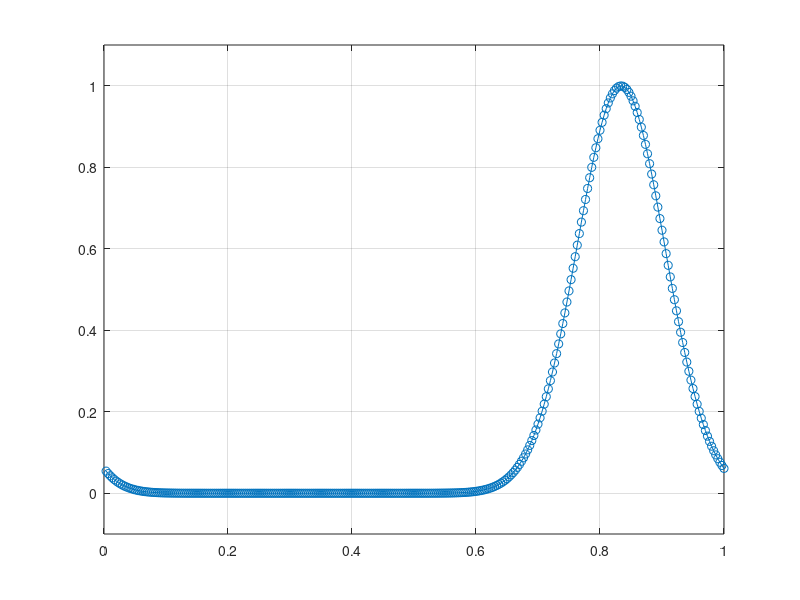
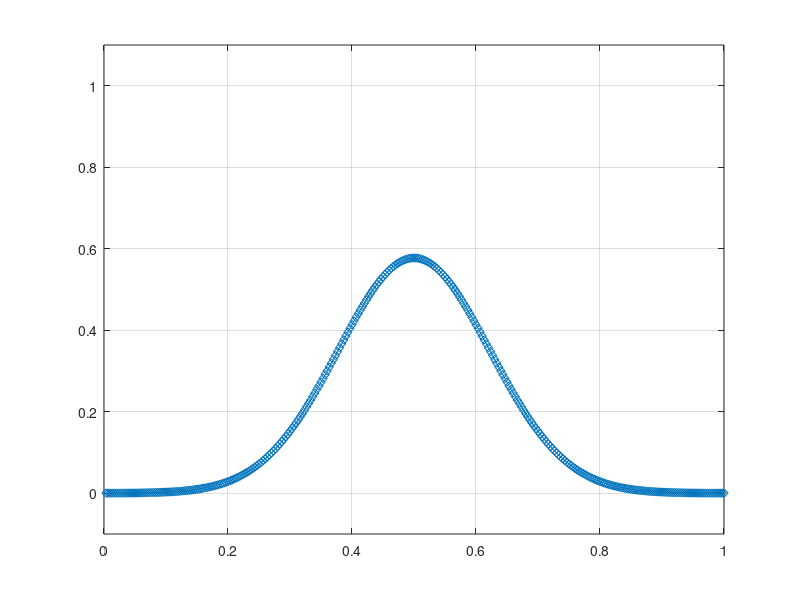
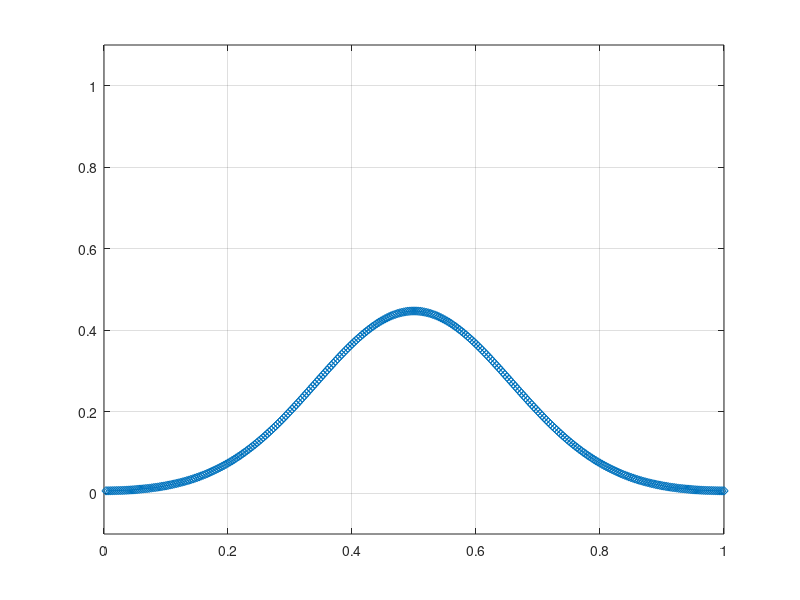
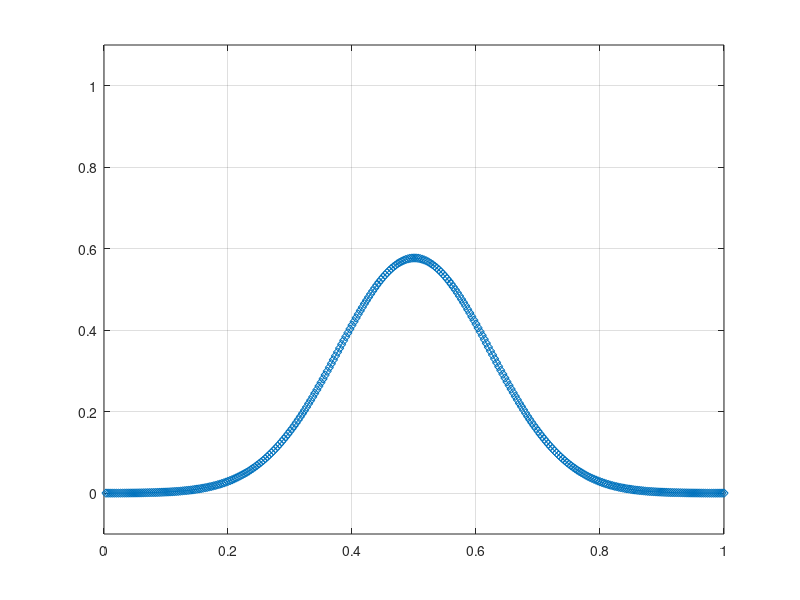

These figures' MATLAB source, in order:

% PDE demo - advection, diffusion, dissipation
% MECH479 -- CFD
clear; 
clc;

% Discretization
m = 300;
h = 1 / m;
x = h * (1:m)';

% Finite Difference Stencils
A1 = spdiags(ones(m,1) * [1,-4,3] / (2*h), -2:0, m, m);
A1(1,m) = -4/2/h;
A1(1,m-1) = 1/2/h;
A1(2,m) = 1/2/h;

A2 = spdiags(ones(m,1) * [1,-2,1] / h^2, -1:1, m, m);
A2(1,m) = 1/h^2;
A2(m,1) = 1/h^2;

A3 = spdiags(ones(m,1) * [-0.5,1,-1,.5] / h^3, [-2,-1,1,2], m, m);
A3(1,m-1) = -.5/h^3;
A3(1,m) = 1/h^3;
A3(2,m) = -.5/h^3;
A3(m-1:m,1:2) = -A3(1:2,m-1:m)';

I = speye(m, m);
% Solving simple 1D advection/Hyperbolic equation
disp(' Advection, u_t = -u_x ')
u = exp(-(x-.5).^2 / .1^2);
A = -A1;
T = 0.5;
k = .5*h;
for n=1:ceil(T/k)
    
    u = (I - k/2*A) \ ((I + k/2*A)*u);
    if mod(n,10) == 0, plot(x,u, '-o'), axis([0,1,-.1,1.1]), grid on, drawnow, ...
    end
    if mod(n,200) ==0, pause 
        print 'Running step=%d', n
    end 
end
pause
% Solving simple 1D diffusion/parabolic equation
disp(' Diffusion, u_t = u_xx')
u = exp(-(x-.5).^2 / .1^2);
A = A2;
T = 0.01;
k = .5*h^2;
for n=1:ceil(T/k)
    u = (I - k/2*A) \ ((I + k/2*A)*u);
    if mod(n,20) == 0, plot(x,u,'-d'), axis([0,1,-.1,1.1]), grid on, drawnow, end
    if mod(n,900) ==0, pause 
        print 'Running step=%d', n
    end 
end
pause
% Solving advection -diffusion equation
disp(' Advection - Diffusion, u_t = -u_x + 5e-3 * u_xx ')
u = exp(-(x-.5).^2 / .1^2);
A = -A1 + 5e-3*A2;
T = 1.0;
k = .5*h;
for n=1:ceil(T/k)
    u = (I - k/2*A) \ ((I + k/2*A)*u);
    if mod(n,10) == 0, plot(x,u,'-d'), axis([0,1,-.1,1.1]), grid on, drawnow, end
    if mod(n,600) ==0, pause 
        print 'Running step=%d', n
    end 
end
pause
% Solving dispersion equation
disp(' Dispersion, u_t = u_xxx')
u = exp(-(x-.5).^2 / .1^2);
A = A3;
T = 1e-4;
k = 5*h^3;
for n=1:ceil(T/k)
    u = (I - k/2*A) \ ((I + k/2*A)*u);
    if mod(n,20) == 0, plot(x,u,'-d'), axis([0,1,-.5,1.1]), grid on, drawnow, end
     if mod(n,400) ==0, pause 
        print 'Running step=%d', n
    end 
end
pause

 disp(' Advection - Dispersion, u_t = -u_x + 1e-4 u_xxx ')
 u = exp(-(x-.5).^2 / .1^2);
 A = -A1 + 1e-4*A3;
 T = 1.0;
 k = .5*h;
 for n=1:ceil(T/k)
     u = (I - k/2*A) \ ((I + k/2*A)*u);
     if mod(n,10) == 0, plot(x,u,'-d'), axis([0,1,-.5,1.1]), grid on, drawnow, end
     if mod(n,300) ==0, pause 
         print 'Running step=%d', n
     end 
 end
 pause
        
 disp(' Advection - Dispersion, u_t = -u_x - 1e-4 u_xxx ')
 u = exp(-(x-.5).^2 / .1^2);
 A = -A1 - 1e-4*A3;
 T = 1.0;
 k = .5*h;
 for n=1:ceil(T/k)
     u = (I - k/2*A) \ ((I + k/2*A)*u);
     if mod(n,10) == 0, plot(x,u,'-d'), axis([0,1,-.5,1.1]), grid on, drawnow, end
     if mod(n,300) ==0, pause 
         print 'Running step=%d', n
     end 
 end
 pause

 disp(' Advection - Diffusion - Dispersion, u_t = -u_x + 5e-3 u_xx + 5e-4 u_xxx ')
 u = exp(-(x-.5).^2 / .1^2);
 A = -A1 + 5e-3*A2 + 5e-4*A3;
 T = 1.0;
 k = .5*h;
 for n=1:ceil(T/k)
     u = (I - k/2*A) \ ((I + k/2*A)*u);
     if mod(n,10) == 0, plot(x,u,'-d'), axis([0,1,-.5,1.1]), grid on, drawnow, end
     if mod(n,300) ==0, pause 
         print 'Running step=%d', n
     end 
 end
 pause
